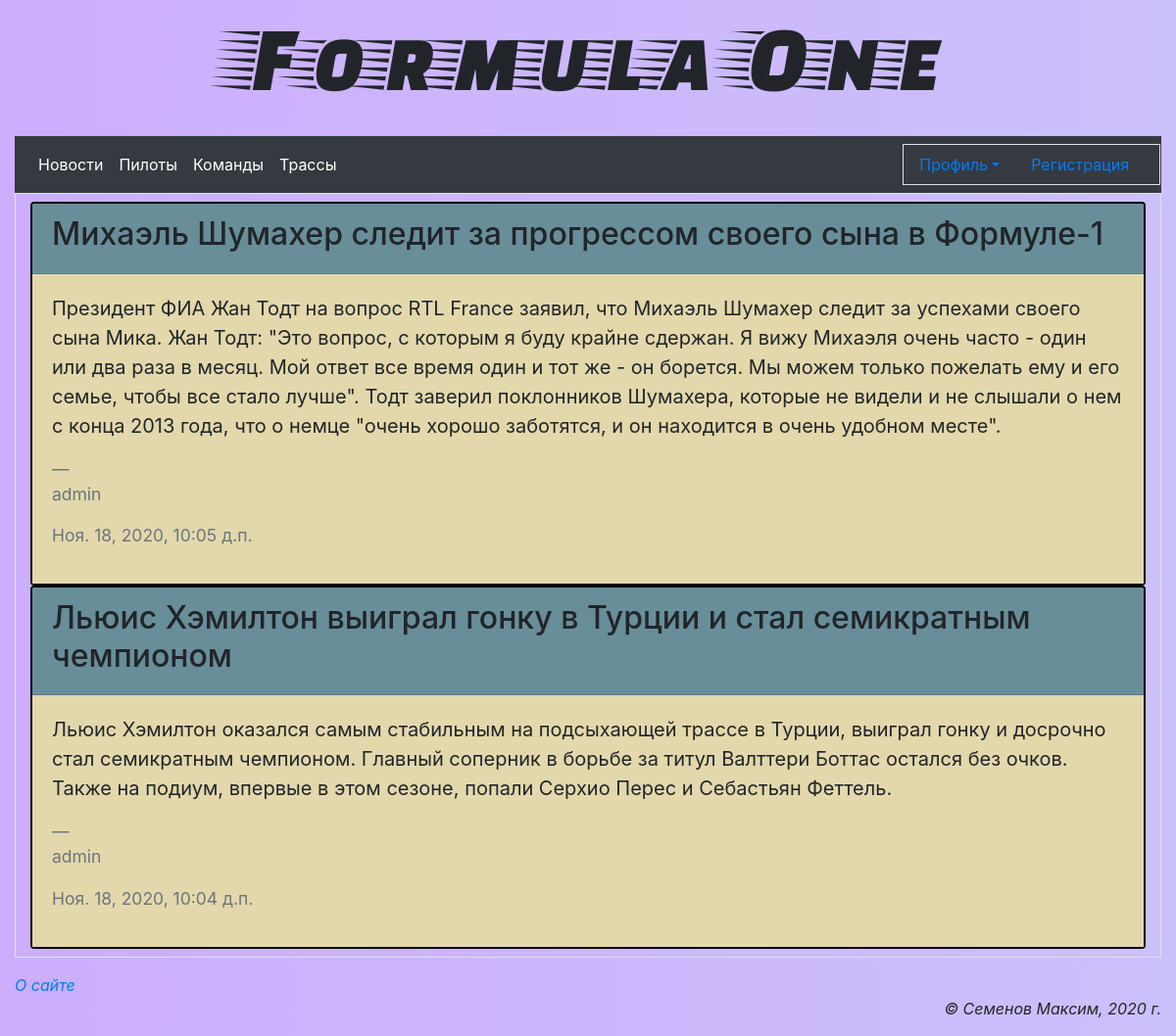
Screenshot of / (signed in) with the database file from the repository.
### main/models.py (models this page shows, shortened)
class Post(models.Model):
	title = models.CharField(max_length=200, verbose_name='Название статьи')
	author = models.ForeignKey(AdvUser, on_delete=models.CASCADE, verbose_name='Автор')
	content = models.TextField(verbose_name='Текст')
	created_at = models.DateTimeField(auto_now_add=True, db_index=True, verbose_name='Опубликована')
	class Meta:
		verbose_name_plural = 'Статья'
		verbose_name = 'Статьи'
		ordering = ['-created_at']

class AdvUser(AbstractUser):
	is_activated = models.BooleanField(default=True, db_index=True, verbose_name='Прошел активацию?')
	send_messages = models.BooleanField(default=True, verbose_name = 'Оповещать о новых комментариях?')
	TEAMS = ( 	('Mercedes', 'Mercedes'),
				('Ferrari', 'Ferrari'),
				('Red Bull Racing', 'Red Bull Racing'),
				('Racing Point', 'Racing Point'),
				('Mclaren', 'Mclaren'),
				('Renault', 'Renault'),
				('Haas', 'Haas'),
				('Alfa Tauri', 'Alfa Tauri'),
				('Alfa Romeo', 'Alfa Romeo'),
				('Williams', 'Williams') )
	favorite_team = models.CharField(default=True, max_length=20, choices=TEAMS,
									 verbose_name = 'Любимая команда' )
	class Meta(AbstractUser.Meta):
		pass

### main/views.py (the view)
# urls.py: path('', index, name='index'),
def index(request):
	posts = Post.objects.all()[:10]
	context = {'posts': posts}
	return render(request, 'main/index.html', context)

### main/templates/main/index.html (shortened to what this page needs)
{% extends 'layout/basic.html' %}
{% load static %}
{% block content %}
	{% for post in posts %}
	<div class="card">
  		<div class="card-header feed-header">
			<h2>{{ post.title }}</h2>
		</div>
		<div class="card-body feed-body">
	    <blockquote class="blockquote mb-0">
	      <p>{{ post.content }}</p>
	      <footer class="blockquote-footer"><p>{{ post.author }} <p>{{ post.created_at }}</p> </p> </cite></footer>
	    </blockquote>
		</div>
	</div>
	{% endfor %}
{% endblock %}

### main/static/main/style.css (style rules this page uses)
body { background: linear-gradient(to right, #CCAEFC, #CCC0FC); }
.card { background-color: #c8dbd7; border: 2px solid black; }
.feed-header { background-color: #688E99; }
.feed-body { background-color: #E3D8AC; }

### rows the page displays
Post: title "Михаэль Шумахер следит за прогрессом своего сына в Формуле-1", content "Президент ФИА Жан Тодт на вопрос RTL France заявил, что Михаэль Шумахер следит за успехами своего сына Мика. Жан Тодт: \"Это вопрос, с которым я буду крайне сдержан. Я вижу Михаэля очень часто - один или два раза в месяц. Мой ответ все время один и тот же - он борется. Мы можем только пожелать ему и его семье, чтобы все стало лучше\". Тодт заверил поклонников Шумахера, которые не видели и не слышали о нем с конца 2013 года, что о немце \"очень хорошо заботятся, и он находится в очень удобном месте\".", author "admin", created_at "Ноя. 18, 2020, 10:05 д.п."
Post: title "Льюис Хэмилтон выиграл гонку в Турции и стал семикратным чемпионом", content "Льюис Хэмилтон оказался самым стабильным на подсыхающей трассе в Турции, выиграл гонку и досрочно стал семикратным чемпионом. Главный соперник в борьбе за титул Валттери Боттас остался без очков. Также на подиум, впервые в этом сезоне, попали Серхио Перес и Себастьян Феттель.", author "admin", created_at "Ноя. 18, 2020, 10:04 д.п."
